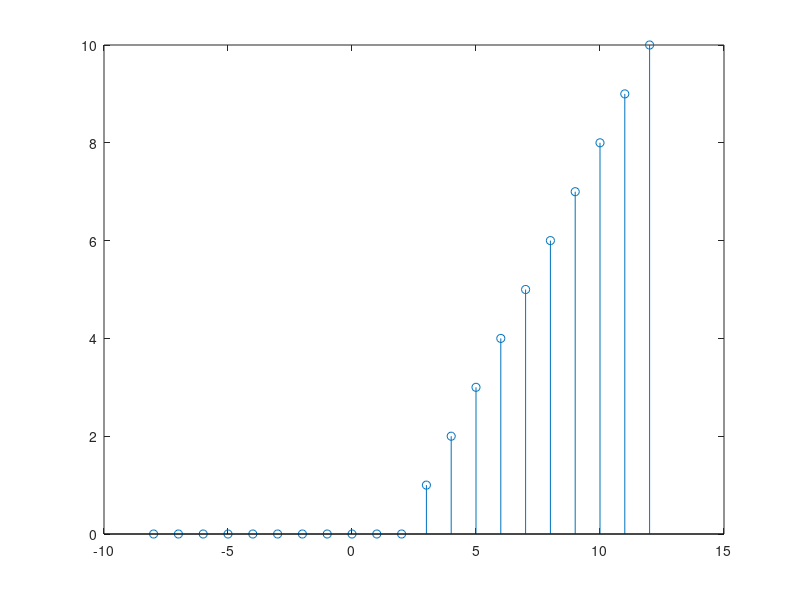

MATLAB code for this plot:
t=-10:10

% Unit Impulse Signal:
imp = (t==0);
% Original: delta[n]
stem(t,imp);
% Delayed: delta[n-3]
stem(t-3,imp);
% Advanced: delta[n+2]
stem(t+2,imp);


% Unit Step Signal:
u = (t>=0);
% Original: u[n]
stem(t,u);
% Delayed: u[n-4]
stem(t-4,u);
% Advanced: u[n+3]
stem(t+3,u);


% Ramp Signal:
r = max(0,t);
% Original: r[n]
stem(t,r);
% Delayed: r[n-2]
stem(t-2,r);
% Advanced: r[n+2]
stem(t+2,r);


% QnA

% Q: What is the fundamental difference between a time delay and a time advance?
% Ans: A time delay shifts the signal to the right (future), while a time advance shifts the signal to the left (past).

% Q: How does shifting affect the overall shape of the signal?
% Ans: Shifting does not change the shape of the signal; it only changes the position of the signal along the time axis.

% Q: Does time shifting change the amplitude of the signal?
% Ans: No, time shifting does not change the amplitude of the signal.

% Q: What practical, real-world meaning can be assigned to a delayed signal?
% Ans: A delayed signal can represent a system's response to an input that arrives later, such as the delay in communication systems or the time it takes for a physical process to occur.
